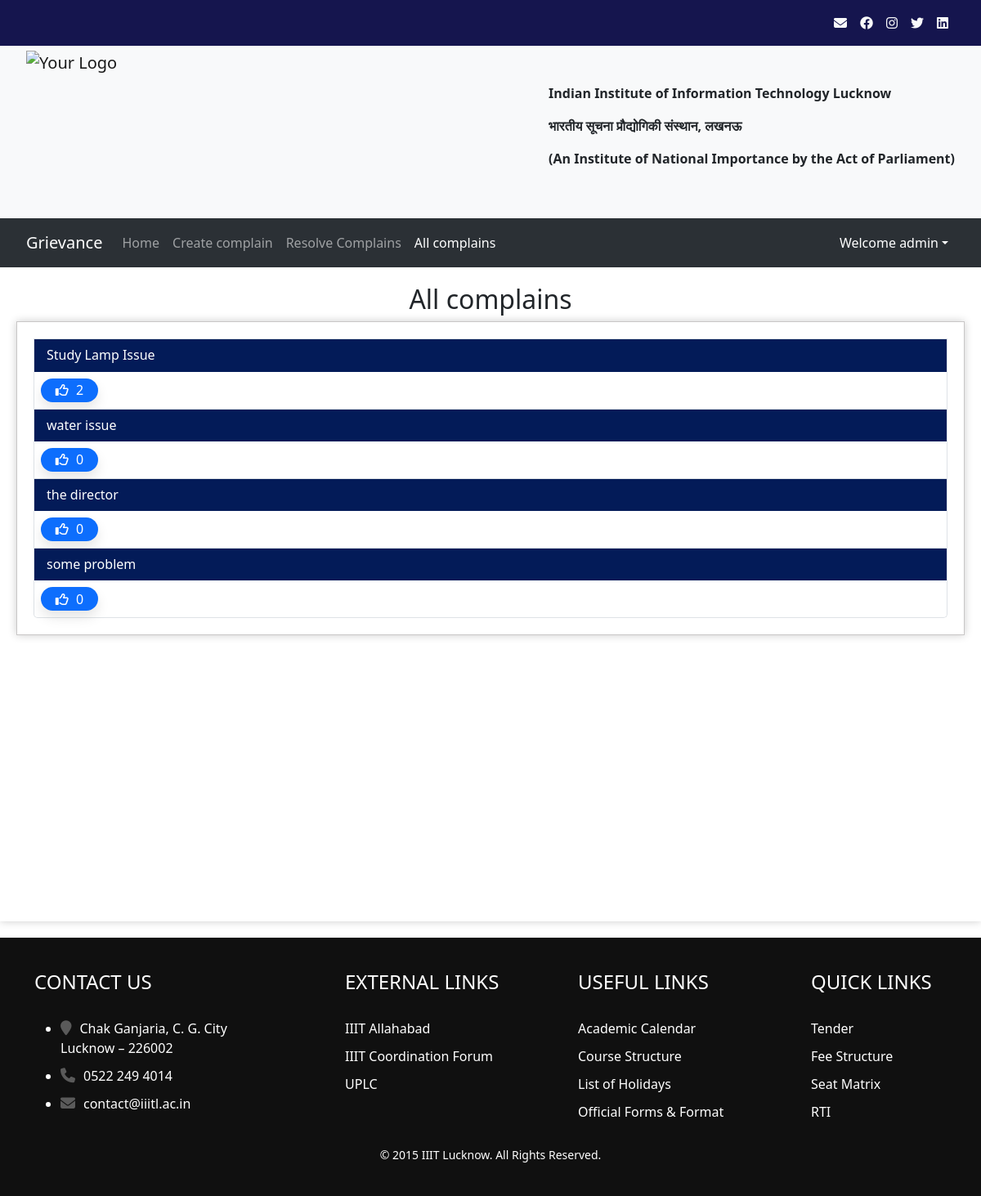
The page /allcomplain (signed in) on the database its author committed.
### complainapp/models.py (models this page shows, shortened)
class Complain(models.Model):
    id = models.AutoField
    heading = models.CharField(max_length=300)
    description = models.TextField()
    registered_by = models.ForeignKey(Profile, on_delete=models.CASCADE)
    registered_to = models.ForeignKey('Designation', on_delete=models.CASCADE)
    registered_date = models.DateField(default=now, db_index=True)
    response_date = models.DateField(default=datetime.utcnow() + timedelta(days=2))
    completed = models.BooleanField(default=False)
    likes = models.ManyToManyField(User,related_name="postlike", blank=True, db_index=True)

### complainapp/views.py (the view)
    def wrapper(*args, **kwargs):
        check_escalation()
        return func(*args, **kwargs)

### complainapp/context_processors.py (called while the page is built)
def has_designation(request):
    user = request.user
    if user.is_superuser:
        return {'has_designation': True}
    has_designation = False
    if user.is_authenticated:
        has_designation = Profile.objects.get(user=user).designation_holder.exists()
    return {'has_designation': has_designation}

### complainapp/templatetags/urlactive.py (called while the page is built)
@register.simple_tag(takes_context=True)
def navactive(context, url):
    if context['request'].path == reverse(url):
        return 'active'
    return ''

### complainapp/views.py (called while the page is built, shortened)
def check_escalation():
    global TODAY_DATE
    with lock:
        if TODAY_DATE is not None and TODAY_DATE == timezone.datetime.now().date():
            return
        TODAY_DATE = timezone.datetime.now().date()

def check_escalation_wrapper(func):
    def wrapper(*args, **kwargs):
        check_escalation()
        return func(*args, **kwargs)
    return wrapper

@login_required(login_url='/')
@check_escalation_wrapper
def allcomplain(request):
    allcomplain = Complain.objects.filter(completed=False).annotate(like_count=Count('likes')).order_by('-like_count')
    return render(request,'complainapp/allcomplains.html',{'allcomplain':allcomplain})

### templates/complainapp/allcomplains.html (shortened to what this page needs)
{% extends 'complainapp/basic.html' %}
{% load static %}
{% block style %}
<link rel="stylesheet" href="{% static '/css/complainapp/respondcomplain.css' %}">
{% endblock style %}
{% block body %}
<div class="content-enclosure">
    <h2 class='text-center'>All complains</h2>
    <div class="complains1" style="min-height:200px">
        <div class="list-group complain-list" style="border-radius:0px 0px 5px 5px">
            {% for complain in allcomplain %}
            <div class="list-group-item complain-class" aria-current="true">
                <h6 class="complain-subject">{{ complain.heading }}</h6>
                <form action="{% url 'postlike' %}" method="POST" style="margin-left:auto;display:flex;"> {% csrf_token %}
                    <div class="cwrapper">
                        {% if user not in complain.likes.all %}
                        <button type="submit" class="btn-like like m-2"><i class="far fa-thumbs-up liking"></i> <span class="like-count">{{ complain.likes.all.count }}</span> </button>
                        {% else %}
                        <button type="submit" class="btn-like unlike m-2"><i class="fas fa-thumbs-up liking"></i> <span class="like-count">{{ complain.likes.all.count }}</span> </button>
                        {% endif %}
                    </div>
                </form>
            </div>
            {% endfor %}
        </div>
    </div>
</div>
{% endblock body %}

### templates/complainapp/basic.html (shortened to what this page needs)
<!doctype html>
<html lang="en">
{% load static %}
{% load urlactive %}
<head>
  {% block style %}{% endblock style %}
  <link rel="stylesheet" href="https://cdnjs.cloudflare.com/ajax/libs/font-awesome/6.4.0/css/all.min.css">
  <link rel="stylesheet" href="https://cdnjs.cloudflare.com/ajax/libs/bootstrap/5.1.3/css/bootstrap.min.css">
  <link href="https://cdn.jsdelivr.net/npm/bootstrap@5.3.0-alpha2/dist/css/bootstrap.min.css" rel="stylesheet">
  <link rel="stylesheet" href="{% static '/css/complainapp/basic.css' %}">
</head>
<body>
  <nav class="navbar navbar-expand-lg navbar-custom" style="padding-right:20px; background-color: rgb(21, 21, 78);">
    <div class="container-fluid" >
      <div class="collapse navbar-collapse" id="navbarNav">
        <ul class="navbar-nav ms-auto">
          <li class="nav-item temp">
            <a class="nav-link text-light" href="https://mail.google.com/a/iiitl.ac.in" target="_blank"><b><i class="fa fa-envelope"></i></b></a>
          </li>
          <li class="nav-item temp">
            <a class="nav-link text-light" href="https://www.facebook.com/Indian-Institute-of-Information-Technology-Lucknow-IIITL-101698791377071" target="_blank"><i class="fa-brands fa-facebook"></i></a>
          </li>
          <li class="nav-item temp">
            <a class="nav-link text-light" href="https://www.instagram.com/iiitlucknow/" target="_blank"><b><i class="fa-brands fa-instagram"></b></i></a>
          </li>
          <li class="nav-item temp">
            <a class="nav-link text-light" href="https://twitter.com/iiit_lucknow" target="_blank"><i class="fa-brands fa-twitter"></i></a>
            </li>
          <li class="nav-item temp">
            <a class="nav-link text-light" href="https://www.linkedin.com/school/iiitl/" target="_blank"><i class="fa-brands fa-linkedin"></i></a>
          </li>
        </ul>
      </div>
    </div>
  </nav>
  <nav class="navbar navbar-expand-lg navbar-light bg-light" style="padding: 0px 20px;">
    <div class="container-fluid">
      <a class="navbar-brand" href="#">
        <img src="https://iiitl.ac.in/wp-content/uploads/2019/10/Final_Logo_IIITL-800x718.png" alt="Your Logo" width="200" height="200" class="d-inline-block align-text-top me-2 object-fit-scale">
      </a>
      <div class="collapse navbar-collapse" id="navbarNav">
        <ul class="navbar-nav ms-auto flex-column" >
          <li class="nav-item">
            <p><b>Indian Institute of Information Technology Lucknow</b></p>
          </li>
          <li class="nav-item">
            <p><b>भारतीय सूचना प्रौद्योगिकी संस्थान, लखनऊ</b></p>
          </li>
          <li>
            <p><b>(An Institute of National Importance by the Act of Parliament)</b> </p>
            </li>
      </div>
    </div>
  </nav>
  <nav class="navbar navbar-expand-lg bg-body-tertiary" data-bs-theme="dark" style="padding:10px 20px;">
    <div class="container-fluid">
      <a class="navbar-brand" href="{% url 'index' %}">Grievance</a>
      <div class="collapse navbar-collapse" id="navbarSupportedContent">
        <ul class="navbar-nav me-auto mb-2 mb-lg-0" id="nav-options">
          {% if user.is_authenticated %}
          <li class="nav-item"> <a class="nav-link {% navactive 'index' %} " aria-current="page" href="{% url 'index' %}">Home</a></li>
          <li class="nav-item"> <a class="nav-link {% navactive 'createComplain' %}" href="{% url 'createComplain' %}">Create complain</a> </li>
          {% if has_designation %}
          <li class="nav-item"><a class="nav-link {% navactive 'respondComplain' %}" href="{% url 'respondComplain' %}">Resolve Complains</a></li>
          {% endif %}
          <li class="nav-item"><a class="nav-link {% navactive 'allcomplain' %}" href="{% url 'allcomplain' %}">All complains</a></li>
          {% endif %}
        </ul>
        <div class="d-flex">
          <div class="collapse navbar-collapse" id="navbarSupportedContent">
            {% if user.is_authenticated  %}
            <ul class="navbar-nav mr-2">
              <li class="nav-item dropdown">
                <a class="nav-link dropdown-toggle text-white dropdown-toggle" id="navbarDropdown" role="button" data-bs-toggle="dropdown" aria-expanded="false">
                  Welcome {{request.user}}</a>
                    </li>
                    </ul>
            {% endif %}
          </div>
        </div>
      </div>
    </div>
  </nav>
  <div class="body-content">
    {% block body %}{% endblock body %}
  </div>
  <div class="container">
    <footer>
      <div class="footer">
        <div class="container">
          <div class="row">
            <div class="col-md-4">
              <h3>Contact Us</h3>
              <ul class="contact">
                <li><i class="fa fa-map-marker"></i>Chak Ganjaria, C. G. City<br> Lucknow – 226002</li>
                <li><i class="fa fa-phone"></i>0522 249 4014</li>
                <li><i class="fa fa-envelope"></i>contact@iiitl.ac.in</li>
              </ul>
            </div>
            <div class="col-md-3">
              <h3>External Links</h3>
              <ul class="links">
                <li><a href="http://www.iiita.ac.in/">IIIT Allahabad</a></li>
                <li><a href="#">IIIT Coordination Forum</a></li>
                <li><a href="#">UPLC</a></li>
              </ul>
            </div>
            <div class="col-md-3">
              <h3>Useful Links</h3>
              <ul class="links">
                <li><a href="#">Academic Calendar</a></li>
                <li><a href="#">Course Structure</a></li>
                <li><a href="#">List of Holidays</a></li>
                <li><a href="#">Official Forms &amp; Format</a></li>
              </ul>
            </div>
            <div class="col-md-2">
              <h3>Quick Links</h3>
              <ul class="links">
                <li><a href="#">Tender</a></li>
                <li><a href="#">Fee Structure</a></li>
                <li><a href="#">Seat Matrix</a></li>
                <li><a href="#">RTI</a></li>
              </ul>
            </div>
          </div>
          <div class="row">
            <div class="col-md-12 text-center">
              <p>© 2015 IIIT Lucknow. All Rights Reserved.</p>
            </div>
          </div>
        </div>
      </div>
    </footer>
  </div>
</body>
</html>

### static/css/complainapp/respondcomplain.css (style rules this page uses)
.list-group-item { padding: 0!important; }
.complain-subject { padding: 10px 15px; color: white; margin: 0px; background-color: rgb(3, 27, 88); }

### static/css/complainapp/basic.css (style rules this page uses)
.body-content { background-color: #fff; padding: 20px; width: 100%; max-width: 100%; min-height: 100vh; box-shadow: 0 0 10px rgba(0, 0, 0, 0.2); margin-bottom: 20px; }
.navbar-custom { background-color: rgb(93, 93, 228); }
.navbar-custom .navbar-nav .nav-link { color: dark; }
.complains1 { background-color: #fff; padding: 20px; width: 100%; max-width: 100%; min-height: 100vh; box-shadow: 0 0 10px rgba(0, 0, 0, 0.2); margin-bottom: 20px; border: 1px solid #c8c6c6; }
.footer { margin: 0; padding: 40px 0; background-color: #101010; color: #ffffff; position: absolute; left:0; right: 0; width: 100%; }
.footer h3 { color: #ffffff; font-size: 24px; font-weight: 400; margin-bottom: 30px; text-transform: uppercase; }
.footer p { font-size: 14px; margin-top: 20px; margin-bottom: 0; }
.footer a { color: #ffffff; text-decoration: none; }
.footer ul.contact li { margin-bottom: 10px; }
.footer ul.contact li i { margin-right: 10px; color: #5a5a5a; font-size: 18px; }
.footer ul.links { list-style: none; margin: 0; padding: 0; }
.footer ul.links li { margin-bottom: 10px; }
.footer ul.links li a { color: #ffffff; font-weight: 300; }

### templates/complainapp/allcomplains.html (style rules this page uses)
.btn-like { border-radius: 15px; padding-block: 3px; padding-inline: 9px; transition: all 0.2s ease; border: 0px; line-height: initial; background-color: #0D6EFD; color: white; box-shadow: 0px 8px 15px rgba(0, 0, 0, 0.1); min-width: 70px; display:block; height: 29px; }
.liking { color: white; }
.like-count { margin-left:5px; }
.cwrapper { display: flex; align-items: center; }

### rows shown on the page
Complain: heading "Study Lamp Issue", likes.all.count "2"
Complain: heading "water issue", likes.all.count "0"
Complain: heading "the director", likes.all.count "0"
Complain: heading "some problem", likes.all.count "0"

### other values the page prints
{{ request.user }} "admin"
